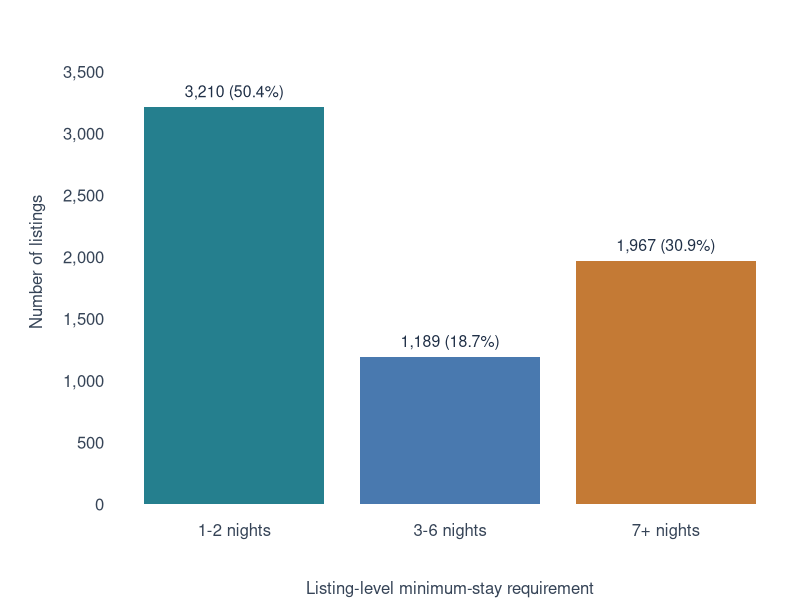
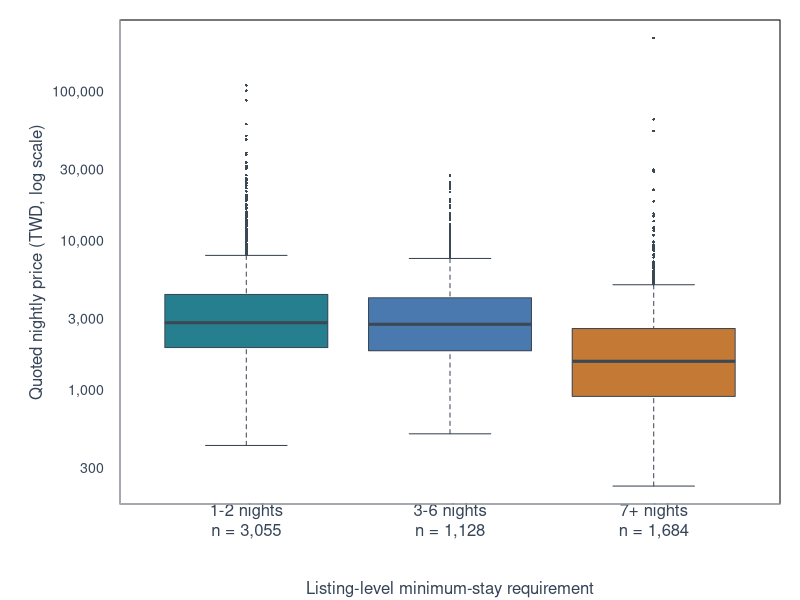
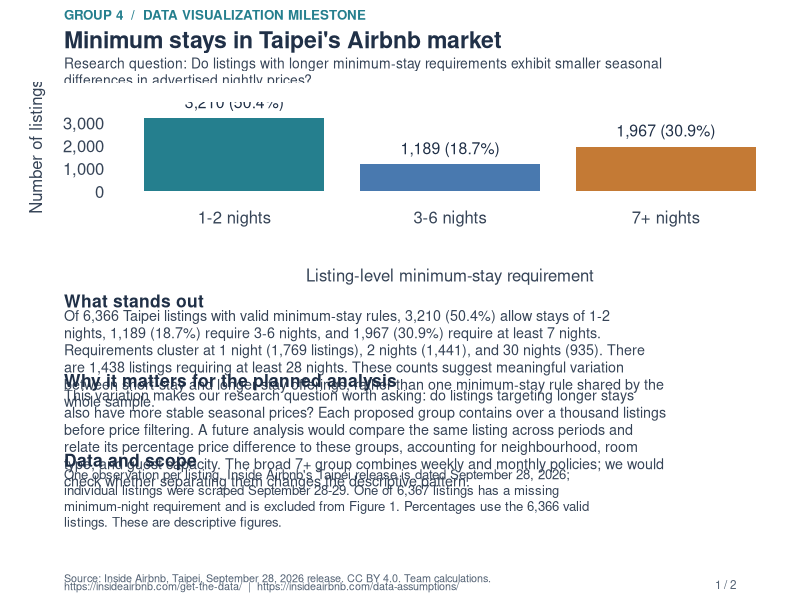
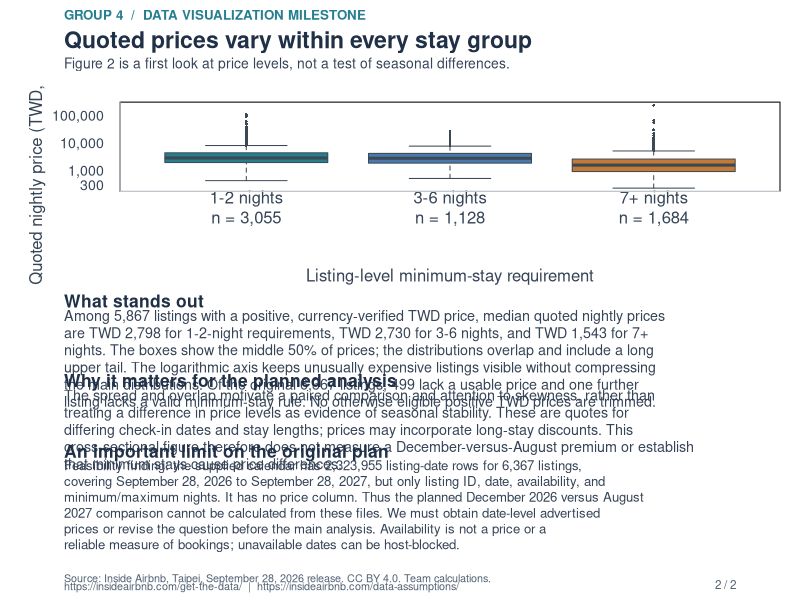

Reproduce these figures in R, in order.
# Run from repository root: Rscript scripts/make_figures.R
# Uses the committed subset, base R only; no models or significance tests.
dir.create("output/figures", recursive = TRUE, showWarnings = FALSE)
dir.create("output/pdf", recursive = TRUE, showWarnings = FALSE)
d <- read.csv("data/processed/listings_subset.csv", colClasses = c(listing_id = "character"),
              na.strings = "", encoding = "UTF-8")
levels_group <- c("1-2 nights", "3-6 nights", "7+ nights")
d$stay_group <- factor(d$stay_group, levels = levels_group)
counts <- table(d$stay_group)
good <- !is.na(d$stay_group) & is.finite(d$quoted_nightly_price_twd) & d$quoted_nightly_price_twd > 0
p <- d[good, ]
prices <- split(p$quoted_nightly_price_twd, p$stay_group)
med <- vapply(prices, median, numeric(1))
ns <- vapply(prices, length, integer(1))
stats <- data.frame(stay_group = levels_group, listings = as.integer(counts),
  share_percent = 100 * as.integer(counts) / sum(counts), valid_price_n = ns,
  median_twd = med, q1_twd = vapply(prices, quantile, numeric(1), probs = .25),
  q3_twd = vapply(prices, quantile, numeric(1), probs = .75), row.names = NULL)
write.csv(stats, "data/processed/figure_summary.csv", row.names = FALSE)
fmt <- function(x) format(round(x), big.mark = ",", trim = TRUE, scientific = FALSE)
colours <- c("#257F8E", "#4979AF", "#C47A35")
setup <- function() par(mar = c(4.8, 6.0, 1, 1), mgp = c(3.7, .8, 0),
                       family = "sans", col.axis = "#364457", col.lab = "#364457", las = 1)
fig1 <- function() {
  setup()
  at <- barplot(counts, col = colours, border = NA, ylim = c(0, max(counts) * 1.22),
          ylab = "Number of listings", xlab = "Listing-level minimum-stay requirement", axes = FALSE)
  axis(2, at = seq(0, 3500, 500), labels = fmt(seq(0, 3500, 500)), tick = FALSE)
  text(at, as.numeric(counts), labels = paste0(fmt(counts), " (", sprintf("%.1f", stats$share_percent), "%)"),
       pos = 3, cex = .95, col = "#203047")
  box(bty = "n")
}
fig2 <- function() {
  setup()
  boxplot(prices, log = "y", col = colours, border = "#3D4855", outline = TRUE,
    pch = 16, cex = .35, ylab = "Quoted nightly price (TWD, log scale)",
    xlab = "Listing-level minimum-stay requirement", yaxt = "n", xaxt = "n")
  axis(1, at = 1:3, labels = paste0(levels_group, "\n", "n = ", fmt(ns)), tick = FALSE)
  ticks <- c(100, 300, 1000, 3000, 10000, 30000, 100000, 300000, 1000000)
  ticks <- ticks[ticks >= min(p$quoted_nightly_price_twd) & ticks <= max(p$quoted_nightly_price_twd)]
  axis(2, at = ticks, labels = fmt(ticks), tick = FALSE, cex.axis = .85)
  box(bty = "l", col = "#CCD3DB")
}
for (i in 1:2) {
  png(sprintf("output/figures/figure_%d.png", i), width = 1800, height = 1050, res = 200)
  if (i == 1) fig1() else fig2()
  dev.off()
}
n <- nrow(d)
text1 <- sprintf(paste0("Of %s Taipei listings with valid minimum-stay rules, %s (%.1f%%) allow stays of 1-2 nights, ",
  "%s (%.1f%%) require 3-6 nights, and %s (%.1f%%) require at least 7 nights. ",
  "Requirements cluster at 1 night (%s listings), 2 nights (%s), and 30 nights (%s). ",
  "There are %s listings requiring at least 28 nights. These counts suggest meaningful variation ",
  "between short-stay and longer-stay offerings, rather than one minimum-stay rule shared by the whole sample."),
  fmt(sum(counts)), fmt(counts[1]), stats$share_percent[1], fmt(counts[2]), stats$share_percent[2],
  fmt(counts[3]), stats$share_percent[3], fmt(sum(d$minimum_nights == 1, na.rm = TRUE)),
  fmt(sum(d$minimum_nights == 2, na.rm = TRUE)), fmt(sum(d$minimum_nights == 30, na.rm = TRUE)),
  fmt(sum(d$minimum_nights >= 28, na.rm = TRUE)))
why1 <- paste("This variation makes our research question worth asking: do listings targeting longer stays also",
  "have more stable seasonal prices? Each proposed group contains over a thousand listings before price filtering.",
  "A future analysis would compare the same listing across periods and relate its percentage price difference",
  "to these groups, accounting for neighbourhood, room type, and guest capacity. The broad 7+ group combines",
  "weekly and monthly policies; we would check whether separating them changes the descriptive pattern.")
text2 <- sprintf(paste0("Among %s listings with a positive, currency-verified TWD price, median quoted nightly prices ",
  "are TWD %s for 1-2-night requirements, TWD %s for 3-6 nights, and TWD %s for 7+ nights. ",
  "The boxes show the middle 50%% of prices; the distributions overlap and include a long upper tail. ",
  "The logarithmic axis keeps unusually expensive listings visible without compressing the main distributions. ",
  "Of the original %s listings, 499 lack a usable price and one further listing lacks a valid minimum-stay rule. ",
  "No otherwise eligible positive TWD prices are trimmed."),
  fmt(nrow(p)), fmt(med[1]), fmt(med[2]), fmt(med[3]), fmt(n))
why2 <- paste("The spread and overlap motivate a paired comparison and attention to skewness, rather than treating",
  "a difference in price levels as evidence of seasonal stability. These are quotes for differing check-in dates",
  "and stay lengths; prices may incorporate long-stay discounts. This cross-sectional figure therefore does",
  "not measure a December-versus-August premium or establish that minimum stays cause price differences.")
limitation <- paste("Feasibility finding: the supplied calendar has 2,323,955 listing-date rows for 6,367 listings,",
  "covering September 28, 2026 to September 28, 2027, but only listing ID, date, availability, and minimum/maximum nights.",
  "It has no price column. Thus the planned December 2026 versus August 2027 comparison cannot be calculated",
  "from these files. We must obtain date-level advertised prices or revise the question before the main analysis.",
  "Availability is not a price or a reliable measure of bookings; unavailable dates can be host-blocked.")
paragraph <- function(txt, y, size = 10.3, width = 96) {
  lines <- strwrap(txt, width = width)
  text(.08, y, paste(lines, collapse = "\n"), adj = c(0, 1), cex = size/12,
       col = "#364457", family = "sans", lheight = 1.25)
  y - length(lines) * .032 - .035
}
heading <- function(txt, y) text(.08, y, txt, adj = c(0, 1), cex = 1.05, font = 2, col = "#203047")
pdf("output/pdf/group4_data_visualization_milestone.pdf", width = 8.27, height = 11.69,
    family = "Helvetica", title = "Group 4 - Taipei Airbnb: First Look at the Data", useDingbats = FALSE)
for (i in 1:2) {
  layout(matrix(1:4, ncol = 1), heights = c(1.6, 4, 5.5, .59))
  par(oma = c(0,0,0,0), mar = rep(0,4), cex = 1)
  plot(NA, type = "n", xlim = c(0,1), ylim = c(0,1), xaxs = "i", yaxs = "i", axes = FALSE, xlab = "", ylab = "")
  text(.08,.88,"GROUP 4  /  DATA VISUALIZATION MILESTONE", adj = c(0,1), cex = .8, col = "#257F8E", font = 2)
  text(.08,.62,if (i == 1) "Minimum stays in Taipei's Airbnb market" else "Quoted prices vary within every stay group",
       adj = c(0,1), cex = 1.38, font = 2, col = "#203047")
  paragraph(if (i == 1) paste("Research question: Do listings with longer minimum-stay requirements exhibit smaller",
    "seasonal differences in advertised nightly prices?") else
    "Figure 2 is a first look at price levels, not a test of seasonal differences.", .30, size = 10)
  if (i == 1) fig1() else fig2()
  par(mar = rep(0,4))
  plot(NA, type = "n", xlim = c(0,1), ylim = c(0,1), xaxs = "i", yaxs = "i", axes = FALSE, xlab = "", ylab = "")
  heading("What stands out", .975)
  y <- paragraph(if (i == 1) text1 else text2, .92)
  heading("Why it matters for the planned analysis", y)
  y <- paragraph(if (i == 1) why1 else why2, y - .055)
  if (i == 1) {
    heading("Data and scope", y)
    paragraph(paste("One observation per listing. Inside Airbnb's Taipei release is dated September 28, 2026;",
      "individual listings were scraped September 28-29. One of 6,367 listings has a missing minimum-night",
      "requirement and is excluded from Figure 1. Percentages use the 6,366 valid listings. These are descriptive figures."), y - .055, size = 9.5)
  } else {
    heading("An important limit on the original plan", y)
    paragraph(limitation, y - .055, size = 9.5)
  }
  par(mar = rep(0,4))
  plot(NA, type = "n", xlim = c(0,1), ylim = c(0,1), xaxs = "i", yaxs = "i", axes = FALSE, xlab = "", ylab = "")
  text(.08,.85,"Source: Inside Airbnb, Taipei, September 28, 2026 release. CC BY 4.0. Team calculations.", adj = c(0,1), cex = .65, col = "#536274")
  text(.08,.59,"https://insideairbnb.com/get-the-data/  |  https://insideairbnb.com/data-assumptions/", adj = c(0,1), cex = .65, col = "#536274")
  text(.92,.36,paste(i,"/ 2"), adj = c(1,0), cex = .7, col = "#536274")
}
dev.off()
writeLines(c("# Figure 1: Minimum-stay requirements", text1, "", why1, "",
  "# Figure 2: Quoted nightly prices", text2, "", why2, "", "# Feasibility limitation", limitation),
  "output/figure_writeups.md")
print(stats, row.names = FALSE)
